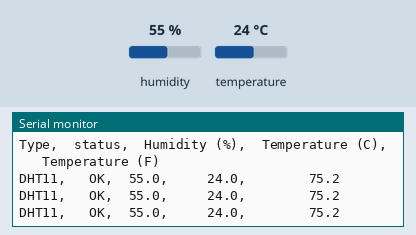
The sketch below on a simulated Arduino Uno, built with avr-gcc and run on an emulated ATmega328P. Shown: the last lines printed to the serial monitor. The test bench sets the inputs (shaded band); at power-on: humidity 55 %, temperature 24 °C.

Above: at 1.3 s.
1.4 s: humidity set to 22 %
At 2.0 s:
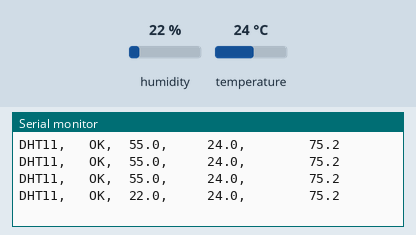
2.9 s: temperature set to 12 °C
At 3.6 s:
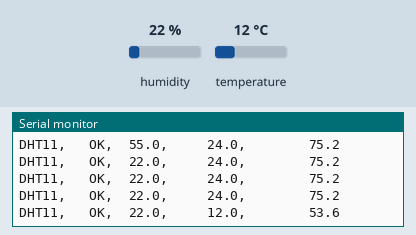
4.4 s: humidity set to 40 %
At 7.68 s:
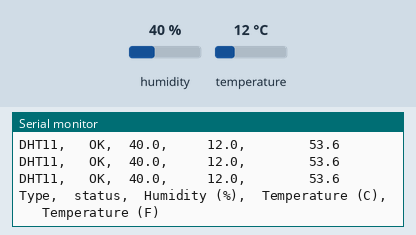
Timing chart, 0 to 9.2 s (numbered marks = the images above; inputs shaded):
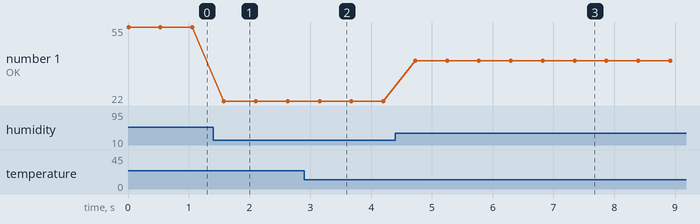

Measured:
- after the input at 1.4 s, the serial monitor: prints a new line after 0.18 s (image 1)
- after the input at 2.9 s, the serial monitor: prints a new line after 0.25 s (image 2)
- after the input at 4.4 s, the serial monitor: prints a new line after 0.32 s (image 3)
- plotted number 1: 55 → 22 after the input at 1.4 s, 22 → 40 after the input at 4.4 s

The sketch:

MY-dht11_test.ino
```cpp
//
//    FILE: dht11_test.ino
//  AUTHOR: Rob Tillaart
// VERSION: 0.1.01
// PURPOSE: DHT library test sketch for DHT11 && Arduino
//     URL:
//
// Released to the public domain
//

#include <dht.h>

dht DHT;

#define DHT11_PIN 14

void setup()
{
  Serial.begin(115200);
  Serial.println("DHT TEST PROGRAM ");
  Serial.print("LIBRARY VERSION: ");
  Serial.println(DHT_LIB_VERSION);
  Serial.println();
  Serial.println("Type,\tstatus,\tHumidity (%),\tTemperature (C), \tTemperature (F)");
}

int myCnt = 0;

void loop()
{
  // READ DATA
  Serial.print("DHT11, \t");
  int chk = DHT.read11(DHT11_PIN);
  switch (chk)
  {
    case DHTLIB_OK:
      Serial.print("OK,\t");
      break;
    case DHTLIB_ERROR_CHECKSUM:
      Serial.print("Checksum error,\t");
      break;
    case DHTLIB_ERROR_TIMEOUT:
      Serial.print("Time out error,\t");
      break;
    case DHTLIB_ERROR_CONNECT:
      Serial.print("Connect error,\t");
      break;
    case DHTLIB_ERROR_ACK_L:
      Serial.print("Ack Low error,\t");
      break;
    case DHTLIB_ERROR_ACK_H:
      Serial.print("Ack High error,\t");
      break;
    default:
      Serial.print("Unknown error,\t");
      break;
  }
  // DISPLAY DATA
  Serial.print(DHT.humidity, 1);
  Serial.print(",\t");
  Serial.print(" \t");
  Serial.print(DHT.temperature, 1);
  Serial.print(",\t");
  Serial.print(" \t");
  Serial.print(" \t");
  Serial.println(DHT.temperature * 9 / 5 + 32, 1);

  myCnt++;
  //Serial.println(myCnt);

  if (myCnt == 15) {
    Serial.println();
    Serial.println("Type,\tstatus,\tHumidity (%),\tTemperature (C), \tTemperature (F)");
    myCnt = 0;
  }

  delay(500);
}
//
// END OF FILE
//
```
